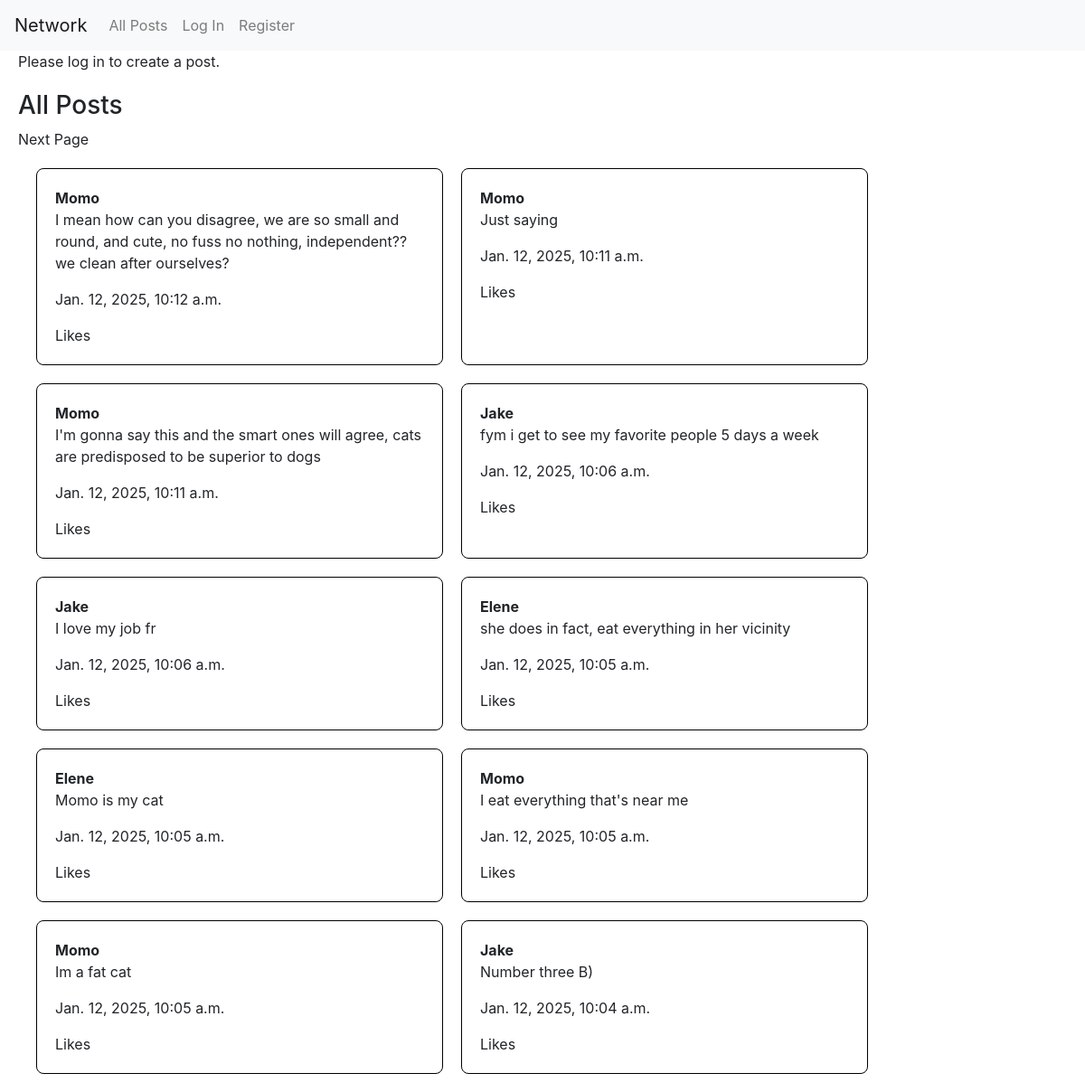
The page / on the database its author committed.
### network/models.py (models this page shows, shortened)
class Post(models.Model):
    user = models.ForeignKey(User, on_delete=models.CASCADE, related_name='posts')  #link post to the user
    body = models.TextField()
    timestamp = models.DateTimeField(auto_now_add=True) #automatically sets the time
    likes = models.ManyToManyField(User, related_name="liked_posts", blank=True)

class User(AbstractUser):
    name = models.CharField(max_length=64, blank=True)
    following = models.ManyToManyField('self', symmetrical=False, related_name='followers')

### network/views.py (the view)
# urls.py: path("", views.index, name="index"),
def index(request):
    post_list = Post.objects.all().order_by("-timestamp")
    paginator = Paginator(post_list, 10)  # 10 posts
    page_number = request.GET.get('page')
    posts = paginator.get_page(page_number)
    return render(request, "network/index.html", {
        "posts": posts
    })

### network/templates/network/index.html (shortened to what this page needs)
{% extends "network/layout.html" %} {% block body %}
<div class="create-container">
	{% if request.user.is_authenticated %}
	<p class="new-post-header">New Post</p>
	<form class="create-form" action="{% url 'newpost' %}" method="POST">
		{% csrf_token %}
		<textarea name="body"></textarea>
		<input type="submit" value="Post" class="create-post-btn btn btn-primary" />
	</form>
	{% else %}
	<p>Please log in to create a post.</p>
	{% endif %}
</div>
<div class="all-posts-container">
	<h3 class="all-posts-header">All Posts</h3>
	<div class="pagination">
		 {% if posts.has_next %}
		<a href="?page={{ posts.next_page_number }}">Next Page</a>
		{% endif %}
	</div>
	<div class="post-list">
		{% for post in posts %}
		<div class="post" id="post-{{ post.id }}">
			<a class="username-class" href="{% url 'profile' post.user.username %}"
				>{{ post.user.username }}</a
			>
			<div class="post-content" id="content-{{ post.id }}">
				<p class="post-body" id="post-body-{{ post.id }}">{{post.body}}</p>
			</div>
			<p>{{post.timestamp}}</p>
			<span>Likes</span>
		</div>
		{% endfor %}
	</div>
</div>
{% endblock %}

### network/static/network/styles.css (style rules this page uses)
.create-container { height: 25%; width: 25%; padding-left: 20px; }
.all-posts-container { width: 80%; padding-left: 20px; padding-bottom: 20px; }
.post-list { list-style-type: none; padding-left: 20px; margin-top: 20px; display: grid; grid-template-columns: repeat(auto-fit, minmax(300px, 1fr)); gap: 20px; }
.post { padding: 20px; width: auto; border: 1px solid black; height: auto; border-radius: 8px; word-wrap: break-word; overflow-wrap: break-word; position: relative; }
.all-posts-header { margin-top: 20px; text-wrap: wrap; }
a { color: inherit; }
.username-class { font-weight: bold; }

### rows shown on the page
Post: user.username "Momo", body "I mean how can you disagree, we are so small and round, and cute, no fuss no nothing, independent?? we clean after ourselves?", timestamp "Jan. 12, 2025, 10:12 a.m."
Post: user.username "Momo", body "Just saying", timestamp "Jan. 12, 2025, 10:11 a.m."
Post: user.username "Momo", body "I'm gonna say this and the smart ones will agree, cats are predisposed to be superior to dogs", timestamp "Jan. 12, 2025, 10:11 a.m."
Post: user.username "Jake", body "fym i get to see my favorite people 5 days a week", timestamp "Jan. 12, 2025, 10:06 a.m."
Post: user.username "Jake", body "I love my job fr", timestamp "Jan. 12, 2025, 10:06 a.m."
Post: user.username "Elene", body "she does in fact, eat everything in her vicinity", timestamp "Jan. 12, 2025, 10:05 a.m."
Post: user.username "Elene", body "Momo is my cat", timestamp "Jan. 12, 2025, 10:05 a.m."
Post: user.username "Momo", body "I eat everything that's near me", timestamp "Jan. 12, 2025, 10:05 a.m."
Post: user.username "Momo", body "Im a fat cat", timestamp "Jan. 12, 2025, 10:05 a.m."
Post: user.username "Jake", body "Number three B)", timestamp "Jan. 12, 2025, 10:04 a.m."
